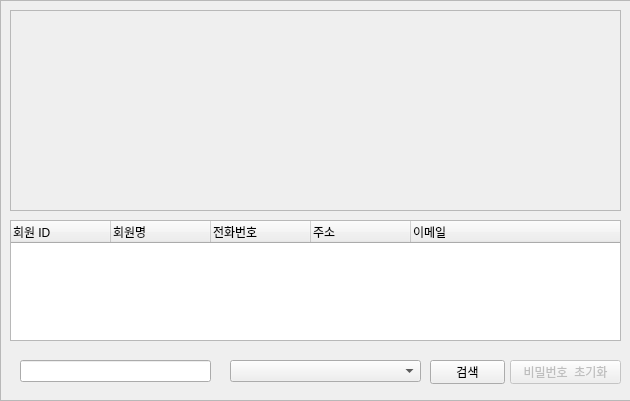
<?xml version="1.0" encoding="UTF-8"?>
<ui version="4.0">
 <class>Form</class>
 <widget class="QWidget" name="Form">
  <property name="geometry">
   <rect>
    <x>0</x>
    <y>0</y>
    <width>630</width>
    <height>401</height>
   </rect>
  </property>
  <property name="windowTitle">
   <string>Form</string>
  </property>
  <widget class="QFrame" name="frame">
   <property name="geometry">
    <rect>
     <x>0</x>
     <y>0</y>
     <width>631</width>
     <height>401</height>
    </rect>
   </property>
   <property name="frameShape">
    <enum>QFrame::StyledPanel</enum>
   </property>
   <property name="frameShadow">
    <enum>QFrame::Raised</enum>
   </property>
   <widget class="QTreeWidget" name="treeWidgetUserList">
    <property name="geometry">
     <rect>
      <x>10</x>
      <y>220</y>
      <width>611</width>
      <height>121</height>
     </rect>
    </property>
    <column>
     <property name="text">
      <string>회원 ID</string>
     </property>
    </column>
    <column>
     <property name="text">
      <string>회원명</string>
     </property>
    </column>
    <column>
     <property name="text">
      <string>전화번호</string>
     </property>
    </column>
    <column>
     <property name="text">
      <string>주소</string>
     </property>
    </column>
    <column>
     <property name="text">
      <string>이메일</string>
     </property>
    </column>
   </widget>
   <widget class="QLineEdit" name="lineEditSearch">
    <property name="geometry">
     <rect>
      <x>20</x>
      <y>360</y>
      <width>191</width>
      <height>22</height>
     </rect>
    </property>
   </widget>
   <widget class="QComboBox" name="comboBoxDetail">
    <property name="geometry">
     <rect>
      <x>230</x>
      <y>360</y>
      <width>191</width>
      <height>22</height>
     </rect>
    </property>
   </widget>
   <widget class="QPushButton" name="pushButtonSearch">
    <property name="geometry">
     <rect>
      <x>430</x>
      <y>360</y>
      <width>75</width>
      <height>24</height>
     </rect>
    </property>
    <property name="text">
     <string>검색</string>
    </property>
   </widget>
   <widget class="QPushButton" name="pushButtonInitialization">
    <property name="enabled">
     <bool>false</bool>
    </property>
    <property name="geometry">
     <rect>
      <x>510</x>
      <y>360</y>
      <width>111</width>
      <height>24</height>
     </rect>
    </property>
    <property name="text">
     <string>비밀번호  초기화</string>
    </property>
   </widget>
   <widget class="QFrame" name="frame_2">
    <property name="geometry">
     <rect>
      <x>10</x>
      <y>10</y>
      <width>611</width>
      <height>201</height>
     </rect>
    </property>
    <property name="styleSheet">
     <string notr="true">border-image : url(C:/Users/jdy08/Visual Studio Code/DataBaseLectureProject/uis/Manage.png);</string>
    </property>
    <property name="frameShape">
     <enum>QFrame::StyledPanel</enum>
    </property>
    <property name="frameShadow">
     <enum>QFrame::Raised</enum>
    </property>
   </widget>
  </widget>
 </widget>
 <resources/>
 <connections/>
</ui>
